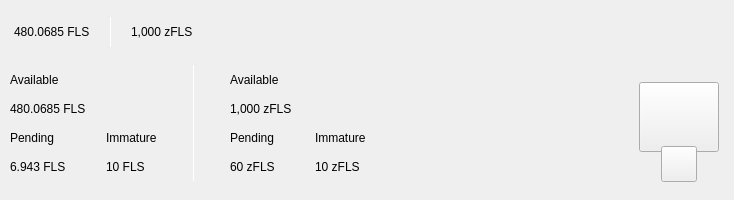
<?xml version="1.0" encoding="UTF-8"?>
<ui version="4.0">
 <class>TopBar</class>
 <widget class="QWidget" name="TopBar">
  <property name="geometry">
   <rect>
    <x>0</x>
    <y>0</y>
    <width>734</width>
    <height>200</height>
   </rect>
  </property>
  <property name="minimumSize">
   <size>
    <width>0</width>
    <height>200</height>
   </size>
  </property>
  <property name="maximumSize">
   <size>
    <width>16777215</width>
    <height>200</height>
   </size>
  </property>
  <property name="windowTitle">
   <string>Form</string>
  </property>
  <layout class="QVBoxLayout" name="verticalLayout_10" stretch="0">
   <property name="spacing">
    <number>0</number>
   </property>
   <property name="leftMargin">
    <number>0</number>
   </property>
   <property name="topMargin">
    <number>0</number>
   </property>
   <property name="rightMargin">
    <number>0</number>
   </property>
   <property name="bottomMargin">
    <number>0</number>
   </property>
   <item>
    <widget class="PFBorderImage" name="containerTop" native="true">
     <layout class="QVBoxLayout" name="verticalLayout_11">
      <property name="spacing">
       <number>0</number>
      </property>
      <property name="leftMargin">
       <number>0</number>
      </property>
      <property name="topMargin">
       <number>0</number>
      </property>
      <property name="rightMargin">
       <number>0</number>
      </property>
      <property name="bottomMargin">
       <number>0</number>
      </property>
      <item>
       <widget class="QWidget" name="top_container_2" native="true">
        <property name="minimumSize">
         <size>
          <width>0</width>
          <height>65</height>
         </size>
        </property>
        <layout class="QHBoxLayout" name="top_container">
         <property name="spacing">
          <number>0</number>
         </property>
         <property name="leftMargin">
          <number>14</number>
         </property>
         <property name="topMargin">
          <number>0</number>
         </property>
         <property name="rightMargin">
          <number>14</number>
         </property>
         <property name="bottomMargin">
          <number>0</number>
         </property>
         <item alignment="Qt::AlignVCenter">
          <widget class="QWidget" name="widgetTopAmount" native="true">
           <property name="sizePolicy">
            <sizepolicy hsizetype="Preferred" vsizetype="Maximum">
             <horstretch>0</horstretch>
             <verstretch>0</verstretch>
            </sizepolicy>
           </property>
           <layout class="QHBoxLayout" name="horizontalLayout_5">
            <property name="spacing">
             <number>0</number>
            </property>
            <property name="leftMargin">
             <number>0</number>
            </property>
            <property name="topMargin">
             <number>0</number>
            </property>
            <property name="rightMargin">
             <number>0</number>
            </property>
            <property name="bottomMargin">
             <number>0</number>
            </property>
            <item alignment="Qt::AlignTop">
             <widget class="QLabel" name="labelAmountTopFLS">
              <property name="minimumSize">
               <size>
                <width>0</width>
                <height>36</height>
               </size>
              </property>
              <property name="styleSheet">
               <string notr="true">padding:0px;margin:0px;</string>
              </property>
              <property name="text">
               <string notr="true">480.0685 FLS</string>
              </property>
             </widget>
            </item>
            <item>
             <spacer name="horizontalSpacer_11">
              <property name="orientation">
               <enum>Qt::Horizontal</enum>
              </property>
              <property name="sizeType">
               <enum>QSizePolicy::Fixed</enum>
              </property>
              <property name="sizeHint" stdset="0">
               <size>
                <width>20</width>
                <height>20</height>
               </size>
              </property>
             </spacer>
            </item>
            <item alignment="Qt::AlignVCenter">
             <widget class="QLabel" name="typeSpacerTop">
              <property name="minimumSize">
               <size>
                <width>1</width>
                <height>30</height>
               </size>
              </property>
              <property name="maximumSize">
               <size>
                <width>1</width>
                <height>30</height>
               </size>
              </property>
              <property name="styleSheet">
               <string notr="true">background-color:white;
padding:0px;
border:none;</string>
              </property>
              <property name="text">
               <string/>
              </property>
             </widget>
            </item>
            <item>
             <spacer name="horizontalSpacer_12">
              <property name="orientation">
               <enum>Qt::Horizontal</enum>
              </property>
              <property name="sizeType">
               <enum>QSizePolicy::Fixed</enum>
              </property>
              <property name="sizeHint" stdset="0">
               <size>
                <width>20</width>
                <height>20</height>
               </size>
              </property>
             </spacer>
            </item>
            <item alignment="Qt::AlignTop">
             <widget class="QLabel" name="labelAmountTopzFLS">
              <property name="minimumSize">
               <size>
                <width>0</width>
                <height>36</height>
               </size>
              </property>
              <property name="text">
               <string notr="true">1,000 zFLS</string>
              </property>
             </widget>
            </item>
           </layout>
          </widget>
         </item>
         <item>
          <spacer name="horizontalSpacer">
           <property name="orientation">
            <enum>Qt::Horizontal</enum>
           </property>
           <property name="sizeHint" stdset="0">
            <size>
             <width>40</width>
             <height>20</height>
            </size>
           </property>
          </spacer>
         </item>
         <item>
          <layout class="QHBoxLayout" name="horizontalLayout_4">
           <property name="spacing">
            <number>12</number>
           </property>
           <property name="rightMargin">
            <number>0</number>
           </property>
           <item alignment="Qt::AlignRight">
            <widget class="QWidget" name="layoutSync" native="true">
             <property name="minimumSize">
              <size>
               <width>0</width>
               <height>36</height>
              </size>
             </property>
             <property name="maximumSize">
              <size>
               <width>16777215</width>
               <height>36</height>
              </size>
             </property>
             <layout class="QVBoxLayout" name="verticalLayout_9">
              <property name="leftMargin">
               <number>0</number>
              </property>
              <property name="topMargin">
               <number>0</number>
              </property>
              <property name="rightMargin">
               <number>0</number>
              </property>
              <property name="bottomMargin">
               <number>0</number>
              </property>
              <item>
               <widget class="ExpandableButton" name="pushButtonSync" native="true">
                <property name="minimumSize">
                 <size>
                  <width>36</width>
                  <height>36</height>
                 </size>
                </property>
                <property name="maximumSize">
                 <size>
                  <width>16777215</width>
                  <height>36</height>
                 </size>
                </property>
               </widget>
              </item>
             </layout>
            </widget>
           </item>
           <item>
            <widget class="ExpandableButton" name="pushButtonHDUpgrade" native="true">
             <property name="minimumSize">
              <size>
               <width>36</width>
               <height>36</height>
              </size>
             </property>
            </widget>
           </item>
           <item>
            <widget class="ExpandableButton" name="pushButtonStack" native="true">
             <property name="minimumSize">
              <size>
               <width>36</width>
               <height>36</height>
              </size>
             </property>
            </widget>
           </item>
           <item>
            <widget class="ExpandableButton" name="pushButtonColdStaking" native="true">
             <property name="minimumSize">
              <size>
               <width>36</width>
               <height>36</height>
              </size>
             </property>
            </widget>
           </item>
           <item>
            <widget class="ExpandableButton" name="pushButtonConnection" native="true">
             <property name="minimumSize">
              <size>
               <width>36</width>
               <height>36</height>
              </size>
             </property>
            </widget>
           </item>
           <item>
            <widget class="ExpandableButton" name="pushButtonTor" native="true">
             <property name="minimumSize">
              <size>
               <width>36</width>
               <height>36</height>
              </size>
             </property>
            </widget>
           </item>
           <item>
            <widget class="ExpandableButton" name="pushButtonLock" native="true">
             <property name="sizePolicy">
              <sizepolicy hsizetype="Expanding" vsizetype="Expanding">
               <horstretch>0</horstretch>
               <verstretch>0</verstretch>
              </sizepolicy>
             </property>
             <property name="minimumSize">
              <size>
               <width>36</width>
               <height>0</height>
              </size>
             </property>
            </widget>
           </item>
           <item>
            <widget class="ExpandableButton" name="pushButtonTheme" native="true">
             <property name="minimumSize">
              <size>
               <width>36</width>
               <height>36</height>
              </size>
             </property>
             <property name="maximumSize">
              <size>
               <width>16777215</width>
               <height>36</height>
              </size>
             </property>
            </widget>
           </item>
           <item>
            <widget class="ExpandableButton" name="pushButtonFAQ" native="true">
             <property name="minimumSize">
              <size>
               <width>36</width>
               <height>36</height>
              </size>
             </property>
            </widget>
           </item>
          </layout>
         </item>
        </layout>
       </widget>
      </item>
      <item>
       <widget class="QWidget" name="bottom_container" native="true">
        <property name="minimumSize">
         <size>
          <width>0</width>
          <height>135</height>
         </size>
        </property>
        <layout class="QHBoxLayout" name="botton_container">
         <property name="leftMargin">
          <number>10</number>
         </property>
         <property name="topMargin">
          <number>0</number>
         </property>
         <property name="rightMargin">
          <number>10</number>
         </property>
         <property name="bottomMargin">
          <number>10</number>
         </property>
         <item>
          <layout class="QHBoxLayout" name="horizontalLayout_3">
           <property name="bottomMargin">
            <number>9</number>
           </property>
           <item>
            <layout class="QVBoxLayout" name="verticalLayout_7">
             <property name="spacing">
              <number>0</number>
             </property>
             <property name="leftMargin">
              <number>0</number>
             </property>
             <property name="rightMargin">
              <number>30</number>
             </property>
             <item>
              <layout class="QVBoxLayout" name="verticalLayout_2">
               <item>
                <widget class="QLabel" name="labelTitle1">
                 <property name="text">
                  <string>Available</string>
                 </property>
                </widget>
               </item>
               <item>
                <widget class="QLabel" name="labelAmountFLS">
                 <property name="text">
                  <string notr="true">480.0685 FLS</string>
                 </property>
                </widget>
               </item>
              </layout>
             </item>
             <item>
              <layout class="QHBoxLayout" name="horizontalLayout_2">
               <property name="spacing">
                <number>0</number>
               </property>
               <item>
                <layout class="QVBoxLayout" name="verticalLayout_3">
                 <item>
                  <widget class="QLabel" name="labelTitle3">
                   <property name="text">
                    <string>Pending</string>
                   </property>
                  </widget>
                 </item>
                 <item>
                  <widget class="QLabel" name="labelPendingFLS">
                   <property name="text">
                    <string notr="true">6.943 FLS</string>
                   </property>
                  </widget>
                 </item>
                </layout>
               </item>
               <item>
                <spacer name="horizontalSpacer_3">
                 <property name="orientation">
                  <enum>Qt::Horizontal</enum>
                 </property>
                 <property name="sizeType">
                  <enum>QSizePolicy::Fixed</enum>
                 </property>
                 <property name="sizeHint" stdset="0">
                  <size>
                   <width>40</width>
                   <height>20</height>
                  </size>
                 </property>
                </spacer>
               </item>
               <item>
                <layout class="QVBoxLayout" name="verticalLayout_4">
                 <item>
                  <widget class="QLabel" name="labelTitle4">
                   <property name="text">
                    <string>Immature</string>
                   </property>
                  </widget>
                 </item>
                 <item>
                  <widget class="QLabel" name="labelImmatureFLS">
                   <property name="text">
                    <string notr="true">10 FLS</string>
                   </property>
                  </widget>
                 </item>
                </layout>
               </item>
              </layout>
             </item>
            </layout>
           </item>
           <item>
            <widget class="QLabel" name="typeSpacerExpanded">
             <property name="minimumSize">
              <size>
               <width>1</width>
               <height>100</height>
              </size>
             </property>
             <property name="maximumSize">
              <size>
               <width>1</width>
               <height>16777215</height>
              </size>
             </property>
             <property name="styleSheet">
              <string notr="true">background-color:white;
padding:0px;
border:none;</string>
             </property>
             <property name="text">
              <string/>
             </property>
            </widget>
           </item>
           <item>
            <widget class="QWidget" name="zerocoinBalances" native="true">
             <layout class="QVBoxLayout" name="verticalLayout_8">
              <property name="spacing">
               <number>0</number>
              </property>
              <property name="leftMargin">
               <number>30</number>
              </property>
              <property name="topMargin">
               <number>0</number>
              </property>
              <property name="rightMargin">
               <number>0</number>
              </property>
              <property name="bottomMargin">
               <number>0</number>
              </property>
              <item>
               <layout class="QVBoxLayout" name="verticalLayout">
                <item>
                 <widget class="QLabel" name="labelTitleAvailablezFLS">
                  <property name="text">
                   <string>Available</string>
                  </property>
                 </widget>
                </item>
                <item>
                 <widget class="QLabel" name="labelAvailablezFLS">
                  <property name="text">
                   <string notr="true">1,000 zFLS</string>
                  </property>
                 </widget>
                </item>
               </layout>
              </item>
              <item>
               <layout class="QHBoxLayout" name="horizontalLayout">
                <property name="spacing">
                 <number>0</number>
                </property>
                <item>
                 <layout class="QVBoxLayout" name="verticalLayout_5">
                  <item>
                   <widget class="QLabel" name="labelTitlePendingzFLS">
                    <property name="text">
                     <string>Pending</string>
                    </property>
                   </widget>
                  </item>
                  <item>
                   <widget class="QLabel" name="labelPendingzFLS">
                    <property name="text">
                     <string notr="true">60 zFLS</string>
                    </property>
                   </widget>
                  </item>
                 </layout>
                </item>
                <item>
                 <spacer name="horizontalSpacer_4">
                  <property name="orientation">
                   <enum>Qt::Horizontal</enum>
                  </property>
                  <property name="sizeType">
                   <enum>QSizePolicy::Fixed</enum>
                  </property>
                  <property name="sizeHint" stdset="0">
                   <size>
                    <width>40</width>
                    <height>20</height>
                   </size>
                  </property>
                 </spacer>
                </item>
                <item>
                 <layout class="QVBoxLayout" name="verticalLayout_6">
                  <item>
                   <widget class="QLabel" name="labelTitleImmaturezFLS">
                    <property name="text">
                     <string>Immature</string>
                    </property>
                   </widget>
                  </item>
                  <item>
                   <widget class="QLabel" name="labelImmaturezFLS">
                    <property name="text">
                     <string notr="true">10 zFLS</string>
                    </property>
                   </widget>
                  </item>
                 </layout>
                </item>
               </layout>
              </item>
             </layout>
            </widget>
           </item>
          </layout>
         </item>
         <item>
          <spacer name="horizontalSpacer_2">
           <property name="orientation">
            <enum>Qt::Horizontal</enum>
           </property>
           <property name="sizeHint" stdset="0">
            <size>
             <width>40</width>
             <height>20</height>
            </size>
           </property>
          </spacer>
         </item>
         <item alignment="Qt::AlignHCenter|Qt::AlignVCenter">
          <widget class="QWidget" name="qrContainer" native="true">
           <property name="sizePolicy">
            <sizepolicy hsizetype="Preferred" vsizetype="Minimum">
             <horstretch>0</horstretch>
             <verstretch>0</verstretch>
            </sizepolicy>
           </property>
           <property name="minimumSize">
            <size>
             <width>90</width>
             <height>110</height>
            </size>
           </property>
           <property name="maximumSize">
            <size>
             <width>90</width>
             <height>110</height>
            </size>
           </property>
           <layout class="QVBoxLayout" name="containerQR">
            <property name="spacing">
             <number>0</number>
            </property>
            <property name="leftMargin">
             <number>5</number>
            </property>
            <property name="topMargin">
             <number>10</number>
            </property>
            <property name="rightMargin">
             <number>5</number>
            </property>
            <property name="bottomMargin">
             <number>0</number>
            </property>
            <item>
             <widget class="QPushButton" name="btnQr">
              <property name="minimumSize">
               <size>
                <width>70</width>
                <height>70</height>
               </size>
              </property>
              <property name="maximumSize">
               <size>
                <width>16777215</width>
                <height>70</height>
               </size>
              </property>
              <property name="focusPolicy">
               <enum>Qt::NoFocus</enum>
              </property>
              <property name="text">
               <string/>
              </property>
              <property name="iconSize">
               <size>
                <width>70</width>
                <height>70</height>
               </size>
              </property>
             </widget>
            </item>
            <item>
             <spacer name="verticalSpacer">
              <property name="orientation">
               <enum>Qt::Vertical</enum>
              </property>
              <property name="sizeType">
               <enum>QSizePolicy::Fixed</enum>
              </property>
              <property name="sizeHint" stdset="0">
               <size>
                <width>20</width>
                <height>20</height>
               </size>
              </property>
             </spacer>
            </item>
            <item alignment="Qt::AlignHCenter|Qt::AlignBottom">
             <widget class="QPushButton" name="pushButtonQR">
              <property name="minimumSize">
               <size>
                <width>36</width>
                <height>36</height>
               </size>
              </property>
              <property name="maximumSize">
               <size>
                <width>36</width>
                <height>36</height>
               </size>
              </property>
              <property name="focusPolicy">
               <enum>Qt::NoFocus</enum>
              </property>
              <property name="text">
               <string/>
              </property>
             </widget>
            </item>
           </layout>
          </widget>
         </item>
        </layout>
       </widget>
      </item>
     </layout>
    </widget>
   </item>
  </layout>
 </widget>
 <customwidgets>
  <customwidget>
   <class>ExpandableButton</class>
   <extends>QWidget</extends>
   <header>qt/fls/expandablebutton.h</header>
   <container>1</container>
  </customwidget>
  <customwidget>
   <class>PFBorderImage</class>
   <extends>QFrame</extends>
   <header>qt/fls/pfborderimage.h</header>
   <container>1</container>
  </customwidget>
 </customwidgets>
 <resources/>
 <connections/>
</ui>
